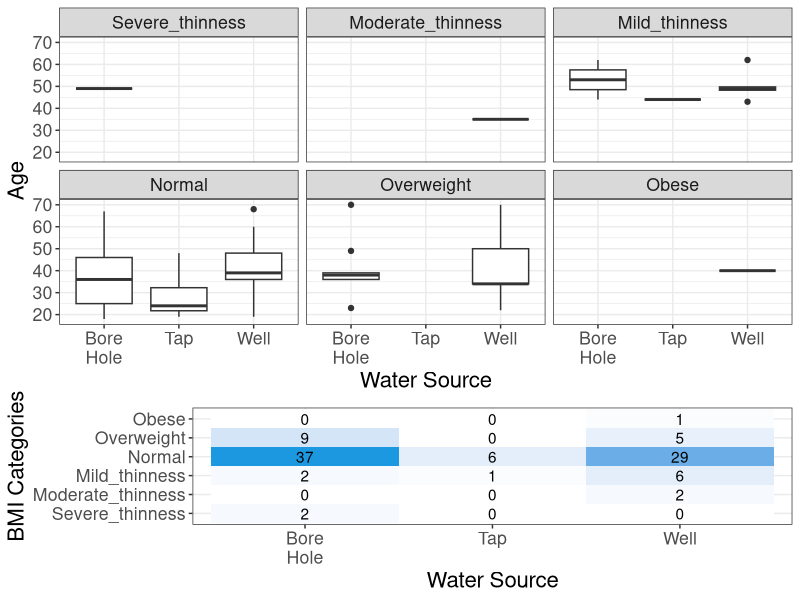
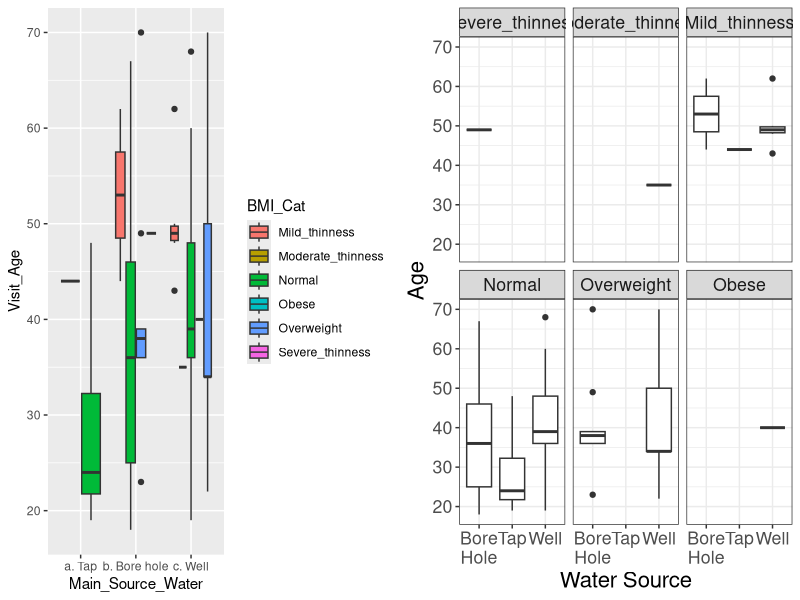
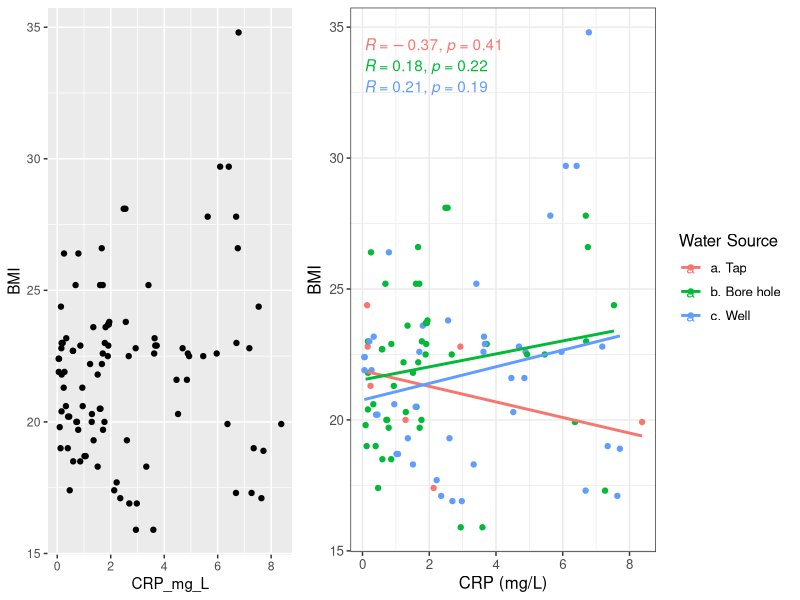
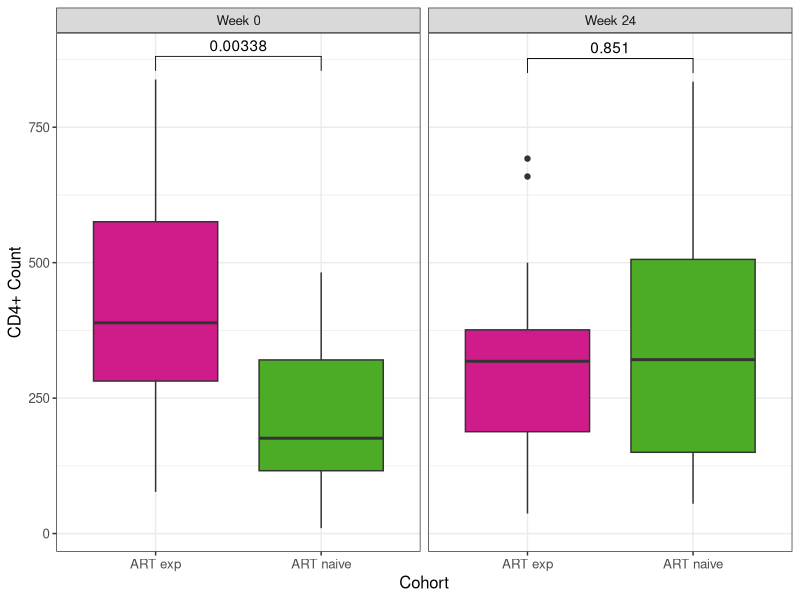
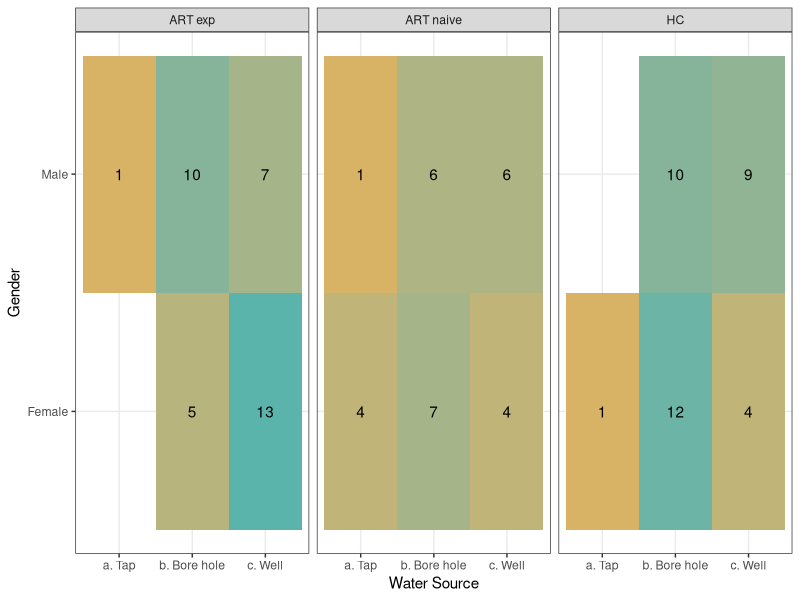
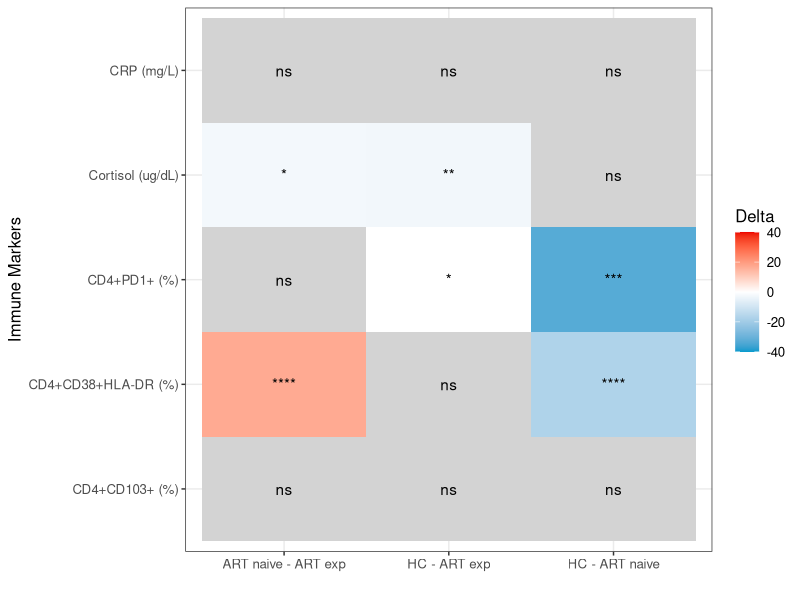
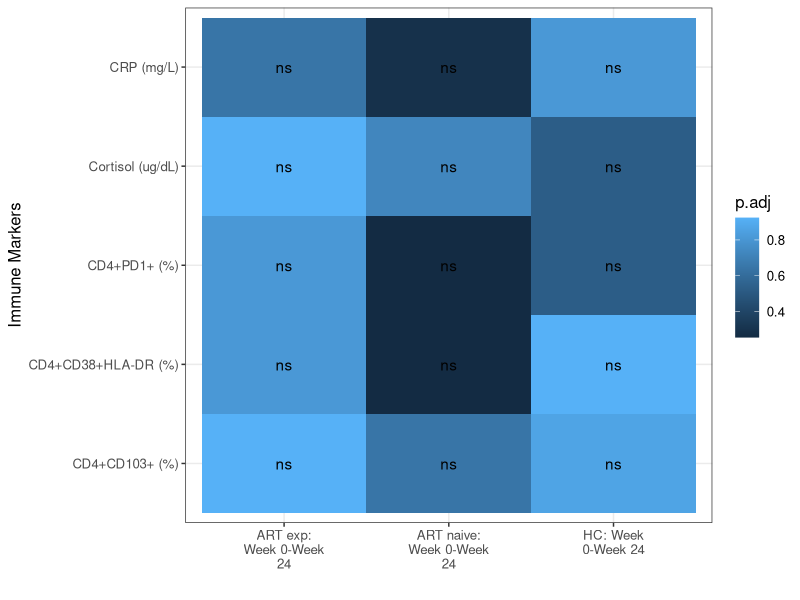

Recreate these plots in R, in order.
## ---- chunk 1
library(readr)
library(dplyr)
library(tidyverse)
library(rstatix) 
library(ggplot2)
library(ggpubr)
library(cowplot)

PracticeData <- read_csv("Data/PracticeData.csv")
## ---- chunk 2
OG <- ggplot(PracticeData, aes(x = Main_Source_Water, y = Visit_Age)) + 
  geom_boxplot(aes(fill = BMI_Cat))

# first I want to reorder BMI categories so they reflect BMI from thin to obese
PracticeData$BMI_Cat <- ordered(PracticeData$BMI_Cat, levels = c("Severe_thinness", "Moderate_thinness", "Mild_thinness", "Normal", "Overweight", "Obese"))

# fix the plot a bit, basic stuff 
new_plot <- PracticeData %>% 
              mutate(Main_Source_Water = case_when(Main_Source_Water == 'a. Tap' ~ 'Tap',
                                                  Main_Source_Water == 'b. Bore hole' ~ 'Bore\nHole',
                                                  Main_Source_Water == 'c. Well' ~ 'Well')) %>% 
              ggplot(aes(x = Main_Source_Water, y = Visit_Age)) + 
                          geom_boxplot() + 
                          theme_bw() + 
                          ylab("Age") + 
                          xlab("Water Source") + 
                          labs(fill = "BMI Categories") + 
                          theme(text = element_text(size = 16)) + # change angle of x axis tick labels 
                          facet_wrap(~BMI_Cat)

# Extra idea 
# create a summary table and turn it into a heat map 
summary_table <- as.data.frame(table(PracticeData$Main_Source_Water, PracticeData$BMI_Cat))
colnames(summary_table) <- c("WaterSource", "BMICat", "Count") 

summary_heatmap <- summary_table %>% 
                      mutate(WaterSource = case_when(WaterSource == 'a. Tap' ~ 'Tap',
                                             WaterSource == 'b. Bore hole' ~ 'Bore\nHole',
                                             WaterSource == 'c. Well' ~ 'Well')) %>% 
                      ggplot(aes(x = WaterSource, y = BMICat, fill = Count)) + 
                                        geom_tile(show.legend = F) + 
                                        geom_text(aes(label = Count)) + 
                                        theme_bw() + 
                                        scale_fill_gradient(low = "white", high = "#1b98e0") + 
                                        xlab("Water Source") + 
                                        ylab("BMI Categories") + 
                                        theme(text = element_text(size = 16))

# This might be my solution 
plot_grid(new_plot, summary_heatmap, 
         ncol = 1, 
         nrow = 2, 
         rel_heights = c(1, 0.5))

# This is comparing the old and new plots 
plot_grid(OG, new_plot, 
          ncol = 2, 
          nrow = 1)
## ---- chunk 3
OG <- ggplot(PracticeData, aes(x=CRP_mg_L, y = BMI)) + 
        geom_point()

new_plot <- ggplot(PracticeData, aes(x=CRP_mg_L, y = BMI, color = Main_Source_Water)) + 
                geom_point() + 
                geom_smooth(method = "lm", se = F) +
                stat_cor() + 
                theme_bw() + 
                theme(text = element_text(size = 12)) + 
                xlab("CRP (mg/L)") +
                labs(color = "Water Source")  
  
plot_grid(OG, new_plot, 
          ncol = 2, 
          nrow = 1, 
          rel_widths = c(0.6,1))
## ---- chunk 4
# get a palette 
library(RColorBrewer)
cohortColors <- RColorBrewer::brewer.pal(n = 5, name = "PiYG")

# remove cohort C and make prettier variables 
Cohorts_AB <- PracticeData %>% 
  filter(Cohort_Short != "C") %>% 
  mutate(Visit = case_when(Visit == 2 ~ "Week 0", 
                           Visit == 3 ~ "Week 24"), 
         Cohort_Short = case_when(Cohort_Short == "A" ~ "ART naive", 
                                  Cohort_Short == "B" ~ "ART exp"))
# make CD4 count numeric 
Cohorts_AB$`CD4+_count` <- as.numeric(Cohorts_AB$`CD4+_count`)
  
# R really doesnt like characters in column names so for downstream purposes 
# replace column name
colnames(Cohorts_AB)[colnames(Cohorts_AB) == 'CD4+_count'] <- 'CD4_count'

# perform statistical test 
krusk_test <- Cohorts_AB %>% 
  group_by(Visit) %>% 
  kruskal_test(CD4_count~Cohort_Short) %>% 
  mutate(group1 = "ART naive", # this is a hack 
         group2 = "ART exp") %>% 
  add_xy_position(x = "Cohort_Short")

# plot 
ggplot(Cohorts_AB, aes(x = Cohort_Short, y = CD4_count)) + 
  geom_boxplot(aes(fill = Cohort_Short), show.legend = F) + 
  scale_fill_manual(values = c(cohortColors[1], 
                               cohortColors[5])) + 
  theme_bw() + 
  theme(text = element_text(size = 12)) + 
  xlab("Cohort") + 
  ylab("CD4+ Count") + 
  facet_wrap(~Visit) + 
  stat_pvalue_manual(krusk_test, label = "p")
## ---- chunk 5
# get color palette
pal <- RColorBrewer::brewer.pal(n = 2, name = "BrBG")

# make data tidy 
sub <- PracticeData %>% 
  mutate(Cohort_Short = case_when(Cohort_Short == "A" ~ "ART naive", 
                           Cohort_Short == "B" ~ "ART exp", 
                           Cohort_Short == "C" ~ "HC")) %>% 
  group_by(Cohort_Short, Main_Source_Water) %>%
  count(Gender)

ggplot(sub, aes(x = Main_Source_Water, y = Gender, fill = n)) + 
  geom_tile(show.legend = F) +
  geom_text(aes(label = n)) + 
  scale_fill_gradient(low = pal[1], high = pal[3]) + 
  theme_bw() +
  facet_wrap(~Cohort_Short) + 
  xlab("Water Source") 
## ---- chunk 6
immune_markers <- c("CD4_PD1_Percent", "CD4_CD103_Percent",
                    "CD4_HLADRpos_CD38pos_Percent", "CRP_mg_L", "Cortisol_ug_dL")

# get tidy and cleaned data 
inter_tidy <- PracticeData %>% 
  select(Cohort_Short, all_of(immune_markers)) %>% 
  gather(-Cohort_Short, key = Immune_Cell, value = quantity) %>% 
  mutate(Immune_Cell = case_when(Immune_Cell == "CD4_PD1_Percent" ~ "CD4+PD1+ (%)", 
                                 Immune_Cell == "CD4_CD103_Percent" ~ "CD4+CD103+ (%)",
                                 Immune_Cell == "CD4_HLADRpos_CD38pos_Percent" ~ "CD4+CD38+HLA-DR (%)", 
                                 Immune_Cell == "CRP_mg_L" ~ "CRP (mg/L)", 
                                 Immune_Cell == "Cortisol_ug_dL" ~ "Cortisol (ug/dL)"),
         Cohort_Short = case_when(Cohort_Short == "A" ~ "ART naive", 
                                  Cohort_Short == "B" ~ "ART exp", 
                                  Cohort_Short == "C" ~ "HC"))

# perform stats 
dunns_data <- inter_tidy %>% 
  group_by(Immune_Cell) %>% 
  dunn_test(quantity~Cohort_Short) %>% 
  adjust_pvalue(method = 'bonferroni') 

# get average values for each group 
inter_avg <- inter_tidy %>% 
  group_by(Cohort_Short, Immune_Cell) %>% 
  summarise(avg = mean(quantity)) %>% 
  mutate(avg = case_when(is.na(avg) ~ 0, 
                         !is.na(avg) ~ avg)) # this is just for the purpose of this exercise

# merge data 
dunns_data <- dunns_data %>% 
  merge(inter_avg, by.x = c('group1', 'Immune_Cell'), 
                   by.y = c('Cohort_Short', 'Immune_Cell')) %>% 
  rename(group1avg = avg) %>% 
  merge(inter_avg, by.x = c('group2', 'Immune_Cell'), 
                   by.y = c('Cohort_Short', 'Immune_Cell')) %>% 
  rename(group2avg = avg) %>% 
  mutate(cohort_diff = group2avg - group1avg, 
         comparison = paste0(group2, " - ", group1))

# plot 
dunns_data %>% 
  mutate(cohort_diff = case_when(p.adj.signif == "ns" ~ NA, 
                                 p.adj.signif != "ns" ~ cohort_diff)) %>% 
  ggplot(aes(x = comparison, y = Immune_Cell, fill = cohort_diff)) +
    geom_tile() + 
    geom_text(aes(label = p.adj.signif)) + 
    theme_bw() + 
    theme(text = element_text(size = 12)) + 
    scale_fill_gradient2(high = "red2", mid = "white", low = "deepskyblue3",na.value = "lightgrey", 
                         midpoint = 0, limits = c(-40, 40)) + 
    xlab(" ") + 
    ylab("Immune Markers") + 
    labs(fill = "Delta")
  

## ---- chunk 7
immune_markers <- c("CD4_PD1_Percent", "CD4_CD103_Percent",
                    "CD4_HLADRpos_CD38pos_Percent", "CRP_mg_L", "Cortisol_ug_dL")

# make data tidy and clean 
intra_tidy <- PracticeData %>% 
  select(Cohort_Short, Visit, all_of(immune_markers)) %>% 
  gather(-Cohort_Short, -Visit, key = Immune_Cell, value = quantity) %>% 
  mutate(Immune_Cell = case_when(Immune_Cell == "CD4_PD1_Percent" ~ "CD4+PD1+ (%)", 
                                 Immune_Cell == "CD4_CD103_Percent" ~ "CD4+CD103+ (%)",
                                 Immune_Cell == "CD4_HLADRpos_CD38pos_Percent" ~ "CD4+CD38+HLA-DR (%)", 
                                 Immune_Cell == "CRP_mg_L" ~ "CRP (mg/L)", 
                                 Immune_Cell == "Cortisol_ug_dL" ~ "Cortisol (ug/dL)"),
         Cohort_Short = case_when(Cohort_Short == "A" ~ "ART naive", 
                                  Cohort_Short == "B" ~ "ART exp", 
                                  Cohort_Short == "C" ~ "HC"), 
         Visit = case_when(Visit == 2 ~ "Week 0", 
                           Visit == 3 ~ "Week 24"))

# perform stats 
intra_mann <- intra_tidy %>% 
  group_by(Immune_Cell, Cohort_Short) %>% 
  wilcox_test(quantity ~ Visit) %>% 
  adjust_pvalue(method = 'BH') %>% 
  add_significance() %>% 
  mutate(comparison = paste0(Cohort_Short, ": ", group1, "-", group2))
  
# plot 
# to wrap long labels install new package
library(stringr)

ggplot(intra_mann, aes(x = comparison, y = Immune_Cell, fill = p.adj)) + 
  geom_tile() + 
  geom_text(aes(label = p.adj.signif)) + 
  theme_bw() + 
  theme(text = element_text(size = 12)) + 
  xlab(" ") + 
  ylab("Immune Markers") + 
  scale_x_discrete(labels = function(x) str_wrap(x, width = 12.5))
